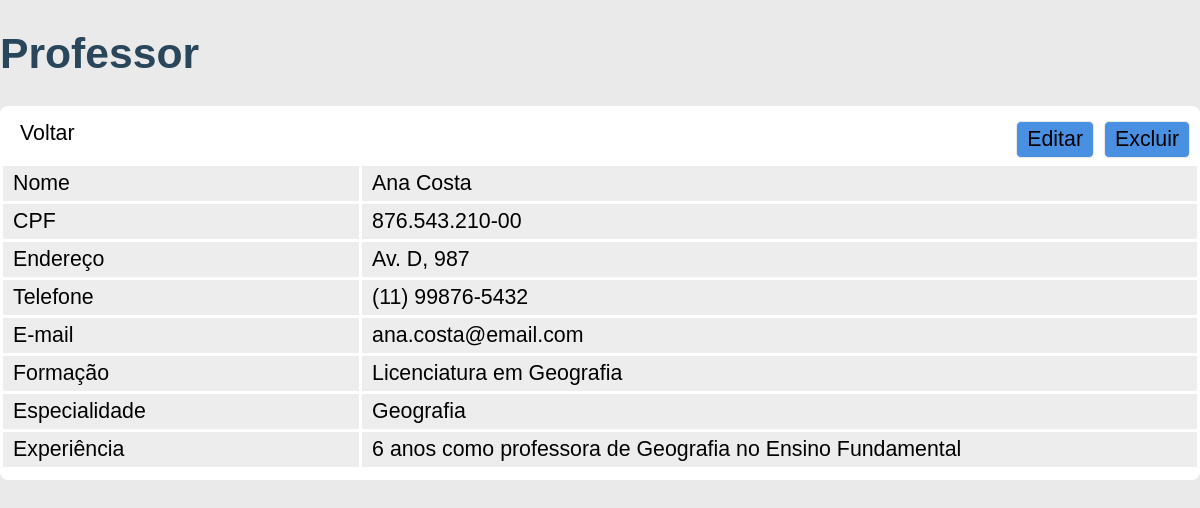
The app's page /professor.php?id=4 with its own data.
### tables this page shows
CREATE TABLE professores (
    id INT UNSIGNED AUTO_INCREMENT,
    nome VARCHAR(120) NOT NULL,
    cpf VARCHAR(14),
    endereco VARCHAR(120),
    telefone VARCHAR(100),
    email VARCHAR(100),
    formacao VARCHAR(50),
    especialidade VARCHAR(30),
    experiencia VARCHAR(512),
    PRIMARY KEY (id)
);

### professor.php (the view, shortened to what this page needs)
<?php
require_once('db.php');
$sql = "SELECT * FROM professores WHERE id = $_GET[id]";
$query = $conn->query($sql);
$professor = $query->fetch_assoc();
?>
<!DOCTYPE html>
<html lang="pt-BR">
<head>
    <link rel="stylesheet" href="css/styles.css">
    <link rel="stylesheet" href="css/professor.css">
</head>
<body>
    <main>
        <h1>Professor</h1>
        <div class="container">
            <div class="menu">
                <div class="menu-esquerda">
                    <a href="/">Voltar</a>
                </div>
                <div class="menu-direita">
                    <a class="destacar" href="/editar.php?id=<?php echo $professor['id']; ?>">Editar</a>
                    <form method="post" action="excluir.php" onsubmit="confirmarExclusao(event)">
                        <button class="destacar">Excluir</button>
                    </form>
                </div>
            </div>
            <div class="dados">
                <table>
                    <colgroup>
                        <col span="1" />
                        <col span="1" />
                    </colgroup>
                    <tr>
                        <td>Nome</td>
                        <td><?php echo $professor['nome'] ?></td>
                    </tr>
                    <tr>
                        <td>CPF</td>
                        <td><?php echo $professor['cpf'] ?></td>
                    </tr>
                    <tr>
                        <td>Endereço</td>
                        <td><?php echo $professor['endereco'] ?></td>
                    </tr>
                    <tr>
                        <td>Telefone</td>
                        <td><?php echo $professor['telefone'] ?></td>
                    </tr>
                    <tr>
                        <td>E-mail</td>
                        <td><?php echo $professor['email'] ?></td>
                    </tr>
                    <tr>
                        <td>Formação</td>
                        <td><?php echo $professor['formacao'] ?></td>
                    </tr>
                    <tr>
                        <td>Especialidade</td>
                        <td><?php echo $professor['especialidade'] ?></td>
                    </tr>
                    <tr>
                        <td>Experiência</td>
                        <td><?php echo $professor['experiencia'] ?></td>
                    </tr>
                </table>
            </div>
        </div>
    </main>
</body>
</html>

### css/styles.css (style rules this page uses)
* { box-sizing: border-box; }
body { background-color: #eaeaea; font: 16pt Arial; color: #000000; margin: 0px; }
h1 { color: #29465b; }
main { width: 1200px; margin: 0 auto; }
a { text-decoration: none; color: inherit; }
.container { background-color: white; width: 100%; padding: 10px 0; border-radius: 8px; }
.menu { display: flex; flex-direction: row; justify-content: space-between; padding: 5px 10px; }
.menu a, .menu span, .menu button { padding: 5px 10px; font: inherit; color: inherit; }
.menu .destacar { display: inline-block; border-radius: 5px; background-color: #4a90e2; border: 1px solid #eaeaea; color: #000000; cursor: pointer; }
.menu .menu-direita { display: flex; align-items: center; gap: 10px; }

### css/professor.css (style rules this page uses)
.dados { display: block; width: 100%; }
.dados table { width: 100%; margin: 0 auto; border-collapse: collapse; }
.dados table col:nth-child(1) { width: 30%; }
.dados table col:nth-child(2) { width: 70%; }
.dados table tr { background-color: #ededed; width: 100%; margin: 0 auto; }
.dados table td { border: 3px solid white; padding: 5px 10px; }

### records on screen
professores: nome "Ana Costa", cpf "876.543.210-00", endereco "Av. D, 987", telefone "(11) 99876-5432", email "ana.costa@email.com", formacao "Licenciatura em Geografia", especialidade "Geografia", experiencia "6 anos como professora de Geografia no Ensino Fundamental"
